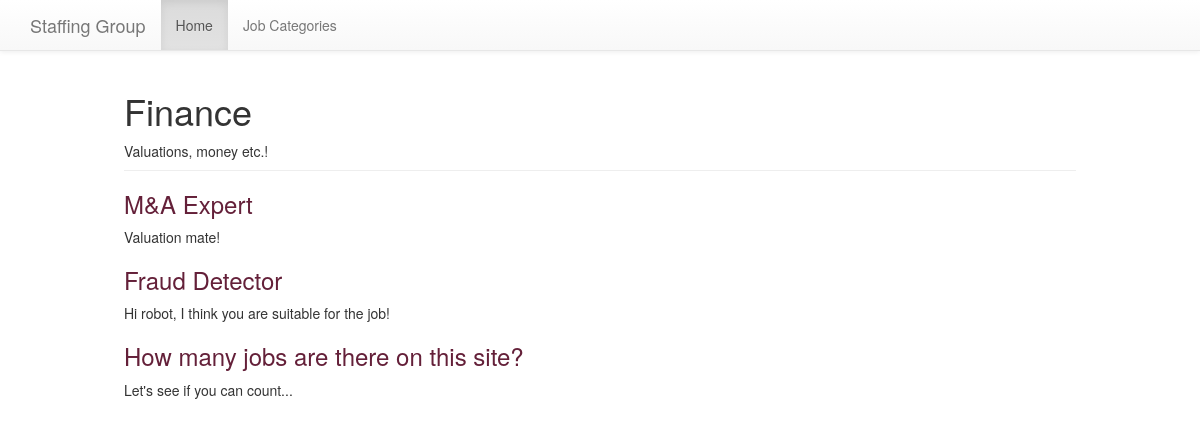
The app's page /job_categories/2/ with its own data.
### sectors/models.py (models this page shows, shortened)
class Sector(models.Model):
    created_at = models.DateTimeField(auto_now_add=True)
    title = models.CharField(max_length=255)
    description = models.TextField(default="")

class Job(models.Model):
    title = models.CharField(max_length=255)
    description = models.TextField()
    order = models.IntegerField(default=0)
    sector = models.ForeignKey(Sector)
    class Meta:
        abstract = True
        ordering = ['order', ]

class Text(Job):
    content = models.TextField(blank=True, default="")
    def get_absolute_url(self):
        return reverse('sectors:text', kwargs={
            'sector_pk': self.sector_id,
            'job_pk': self.id
        })

class Quiz(Job):
    total_questions = models.IntegerField(default=4)
    class Meta:
        verbose_name_plural = "Quizzes"
    def get_absolute_url(self):
        return reverse('sectors:quiz', kwargs={
            'sector_pk': self.sector_id,
            'job_pk': self.id
        })

### sectors/views.py (the view)
# urls.py: url(r'(?P<pk>\d+)/$', views.sector_detail, name='detail'),
def sector_detail(request, pk):
    sector = get_object_or_404(models.Sector, pk=pk)
    jobs = sorted(chain(sector.text_set.all(), sector.quiz_set.all()),
                  key=lambda job: job.order)
    return render(request, 'sectors/sector_detail.html', {
        'sector': sector,
        'jobs': jobs
    })

### sectors/templates/sectors/sector_detail.html (shortened to what this page needs)
{% extends "layout.html" %}
{% block content %}
    <div class="page-header">
  <h1> {{ sector.title }}</h1>
        {{ sector.description }}
</div>
    <article>
        <section>
            {% for job in jobs %}
                <h3>
                    <a href="{{ job.get_absolute_url }}">{{ job.title }}</a>
                </h3>
                {{ job.description }}
            {% endfor %}
        </section>
    </article>
{% endblock %}

### assets/css/layout.css (style rules this page uses)
html { box-sizing: border-box; }
*, *::after, *::before { box-sizing: inherit; }
article h2 a, article h3 a { color: #642039; text-decoration: none; }

### records on screen
Sector: title "Finance", description "Valuations, money etc.!"
Text: title "M&A Expert", description "Valuation mate!"
Text: title "Fraud Detector", description "Hi robot, I think you are suitable for the job!"
Quiz: title "How many jobs are there on this site?", description "Let's see if you can count..."
